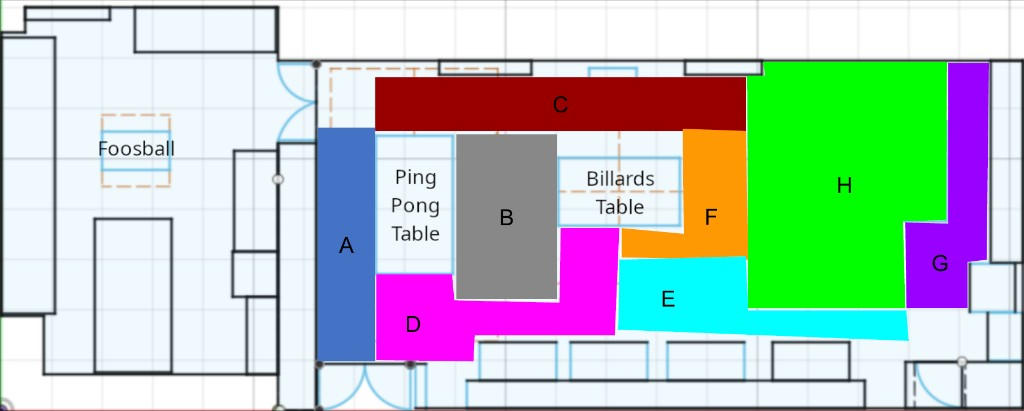
#> input picture heatmap-reference-layout.png, 1024 x 411 px, found by its file name
$ python check_red_cc.py
#> lines starting #> are read from the running program, lines starting #| are printed output that depends on the picture; after the words box and inside, x2 and y2 are one past the last pixel; in counts of white or black regions, pixels touching at a corner belong together; long printed decimals are rounded
import cv2
import numpy as np

path = "/Users/derek/Developer/MoS/heatmap-reference-layout.png"
bgr = cv2.imread(path)
#> bgr is the input picture: shape (411, 1024, 3); mean B, G, R 190.1, 198.1, 180.4
hsv = cv2.cvtColor(bgr, cv2.COLOR_BGR2HSV)
#> hsv: shape (411, 1024, 3); mean H, S, V 77.9, 86.2, 230.5
# red wraps in OpenCV H 0-179
lower1 = np.array([0, 40, 40])
upper1 = np.array([12, 255, 255])
lower2 = np.array([165, 40, 40])
upper2 = np.array([179, 255, 255])
m1 = cv2.inRange(hsv, lower1, upper1)
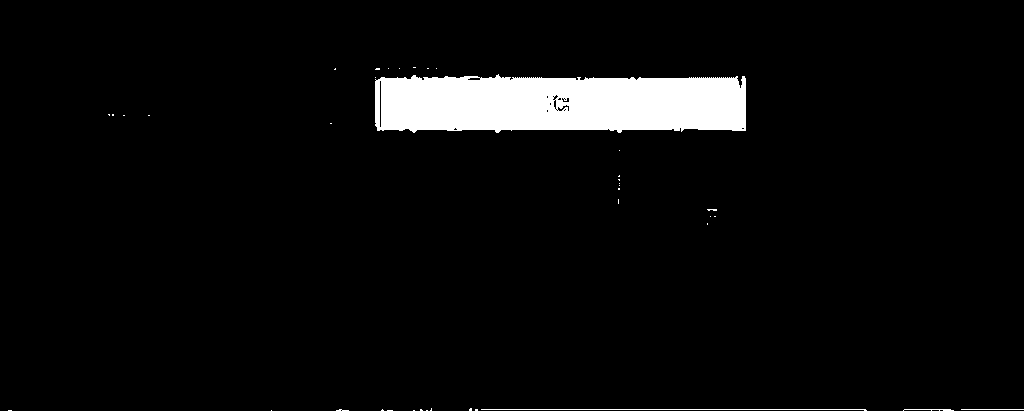
#> m1: shape (411, 1024); 4.7% white; 39 white regions (35 under 20 px), largest, box (x1, y1, x2, y2) and area: (375, 74, 746, 133) 19296, (481, 409, 867, 411) 388, (961, 409, 1024, 410) 63, (903, 409, 954, 411) 61
m2 = cv2.inRange(hsv, lower2, upper2)
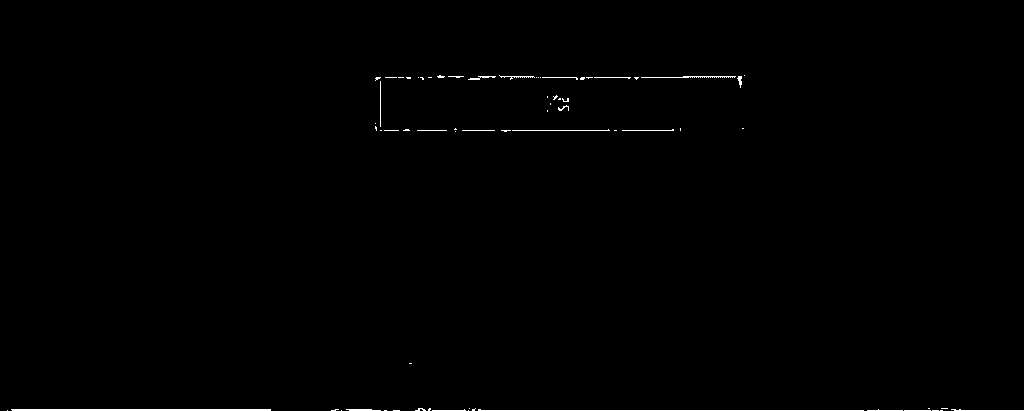
#> m2: shape (411, 1024); 0.49% white in thin lines or dots, all inside (x1, y1, x2, y2) = (7, 75, 1024, 411)
red = cv2.bitwise_or(m1, m2)
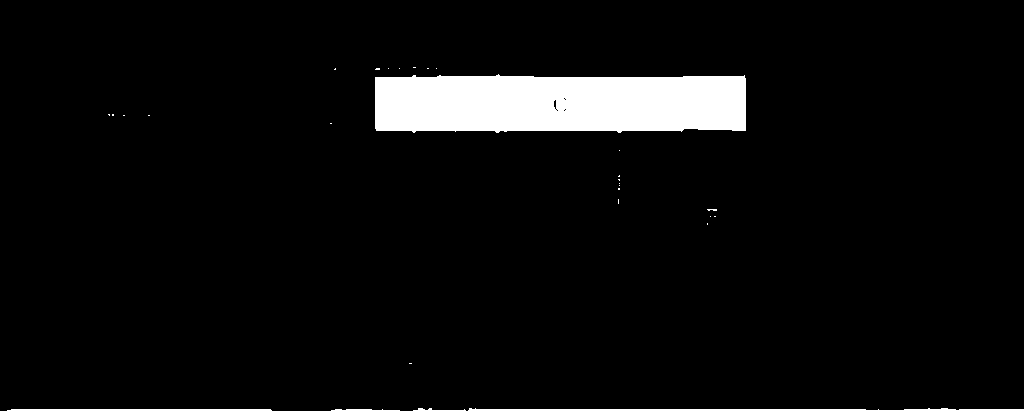
#> red: shape (411, 1024); 5.2% white; 29 white regions (24 under 20 px), largest, box (x1, y1, x2, y2) and area: (375, 74, 746, 133) 20148, (468, 408, 1024, 411) 1084, (7, 409, 272, 411) 525, (331, 409, 400, 411) 103, (413, 408, 466, 411) 73
n, labels, stats, centroids = cv2.connectedComponentsWithStats(red, connectivity=8)
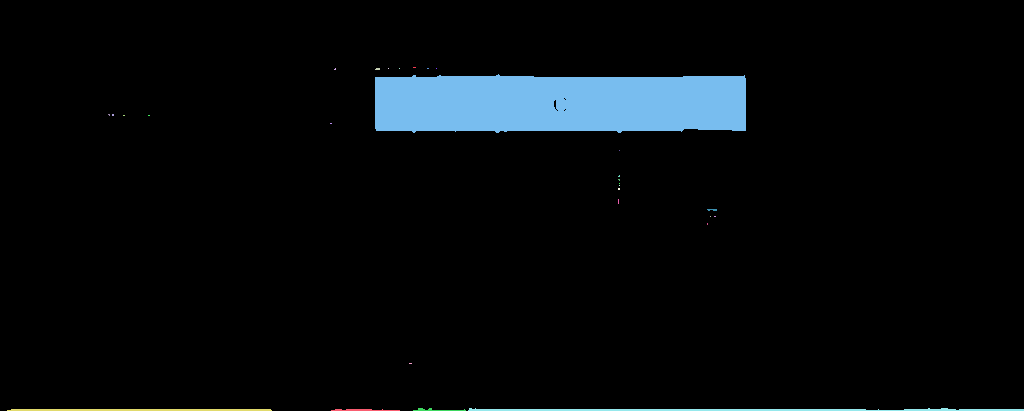
#> labels: shape (411, 1024) int32; 30 distinct labels, from 0 to 29; one colour per label, 0 black
#> n = 30; stats = 30 rows, first 6: [0, 0, 1024, 411, 398856], [413, 67, 3, 1, 3], [334, 68, 2, 2, 3], [375, 68, 5, 2, 9], [388, 68, 1, 1, 1], [399, 68, 1, 1, 1]; centroids = 30 pairs, first value 108.7 to 741, second value 67 to 409.7
print("red components", n - 1)
#| red components 29
for i in range(1, n):
    print(i, "area", stats[i, cv2.CC_STAT_AREA], "bbox", stats[i, cv2.CC_STAT_LEFT:cv2.CC_STAT_LEFT+4], "c", centroids[i])
#> this loop made 29 passes
#| 1 area 3 bbox [413  67   3   1] c [414.  67.]
#| 2 area 3 bbox [334  68   2   2] c [334.667  68.667]
#| 3 area 9 bbox [375  68   5   2] c [377.222  68.556]
#| 4 area 1 bbox [388  68   1   1] c [388.  68.]
#| 5 area 1 bbox [399  68   1   1] c [399.  68.]
#| 6 area 2 bbox [427  68   2   1] c [427.5  68. ]
#| 7 area 1 bbox [436  68   1   1] c [436.  68.]
#| 8 area 20148 bbox [375  74 371  59] c [559.554 103.215]
#> (further printed lines are left out)

$ run again, with floor-plan.png copied over heatmap-reference-layout.png
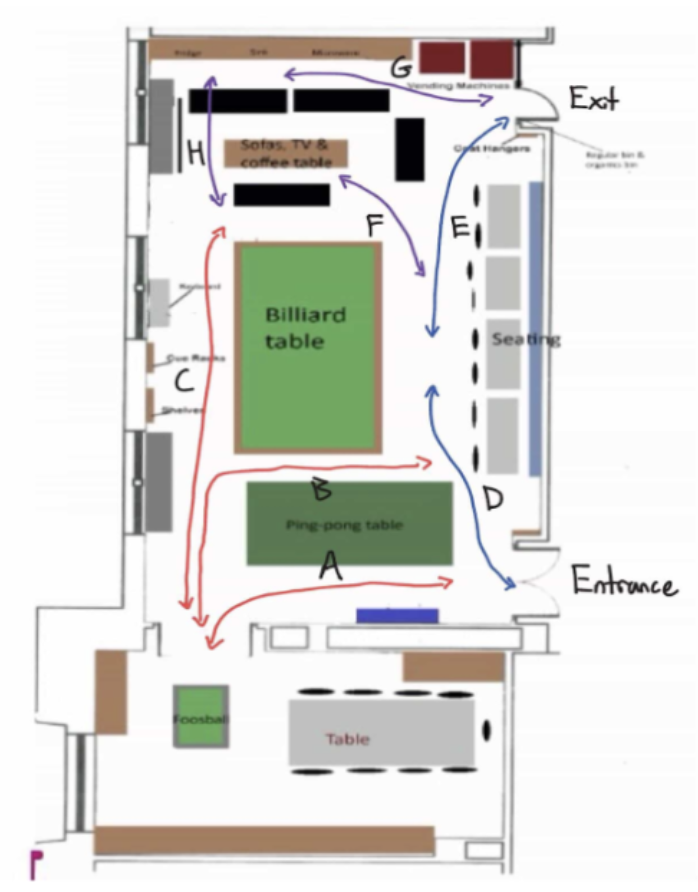
#> input picture floor-plan.png, 698 x 892 px, found by its file name
#> bgr is the input picture: shape (892, 698, 3); mean B, G, R 216.8, 221.4, 220.9
#> hsv: shape (892, 698, 3); mean H, S, V 22, 17.1, 225.1
#> `m1 = cv2.inRange(hsv, lower1, upper1)`:
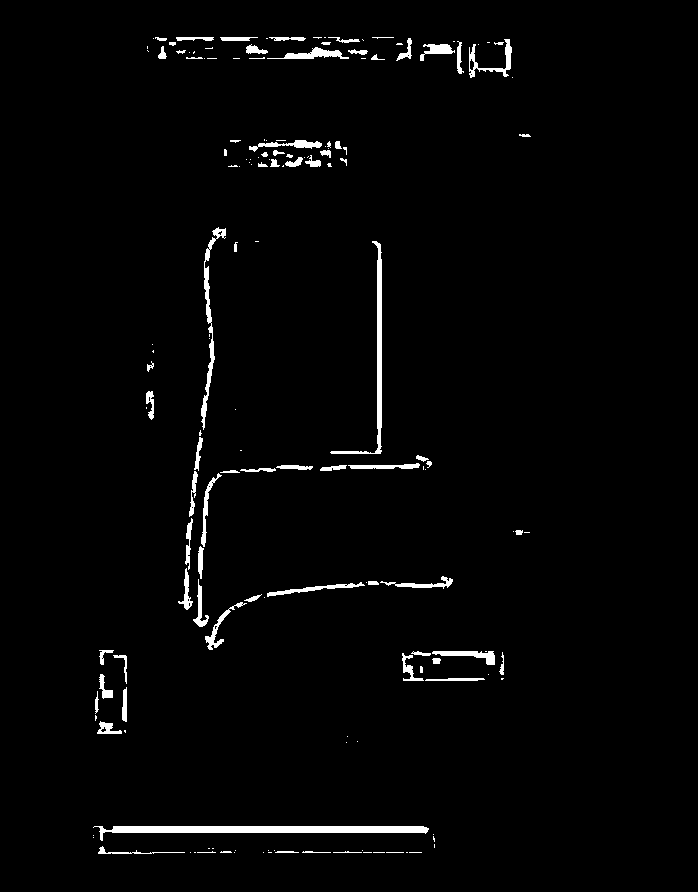
#> m1: shape (892, 698); 2.1% white; 162 white regions (84 under 20 px), largest, box (x1, y1, x2, y2) and area: (93, 826, 429, 841) 2283, (330, 241, 382, 454) 1134, (201, 227, 226, 430) 837
#> m2: shape (892, 698); 0.55% white; 127 white regions (109 under 20 px), largest, box (x1, y1, x2, y2) and area: (418, 41, 459, 74) 996, (469, 39, 507, 69) 896, (471, 39, 515, 79) 403
#> red: shape (892, 698); 2.6% white; 138 white regions (77 under 20 px), largest, box (x1, y1, x2, y2) and area: (93, 826, 429, 841) 2283, (178, 226, 226, 610) 1924, (469, 39, 515, 79) 1791
#> `n, labels, stats, centroids = cv2.connectedComponentsWithStats(red, co..`:
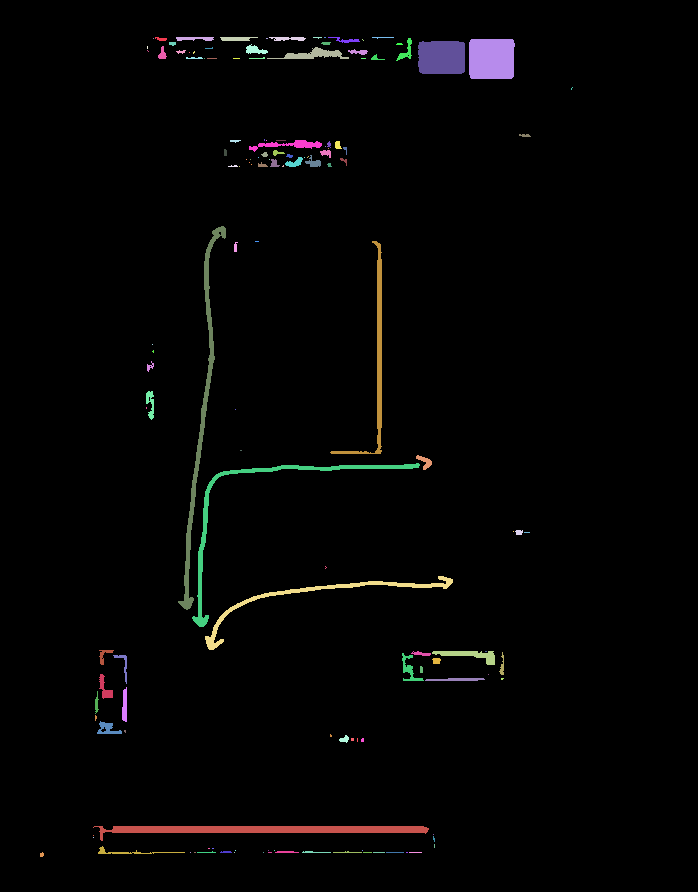
#> labels: shape (892, 698) int32; 139 distinct labels, from 0 to 138; one colour per label, 0 black
#> n = 139; stats = 139 rows, first 6: [0, 0, 698, 892, 606199], [155, 37, 12, 4, 32], [176, 37, 38, 4, 117], [220, 37, 38, 4, 123], [269, 37, 37, 4, 109], [313, 37, 9, 2, 10]; centroids = 139 pairs, first value 41.44 to 571.3, second value 37 to 854.2
#| red components 138
#> the loop `for i in range(1, n):` made 138 passes
#| 1 area 32 bbox [155  37  12   4] c [160.781  38.625  ]
#| 2 area 117 bbox [176  37  38   4] c [194.359  38.145]
#| 3 area 123 bbox [220  37  38   4] c [236.081  38.374]
#| 4 area 109 bbox [269  37  37   4] c [287.872  38.229 ]
#| 5 area 10 bbox [313  37   9   2] c [317.1  37.1]
#> (further printed lines are left out)
